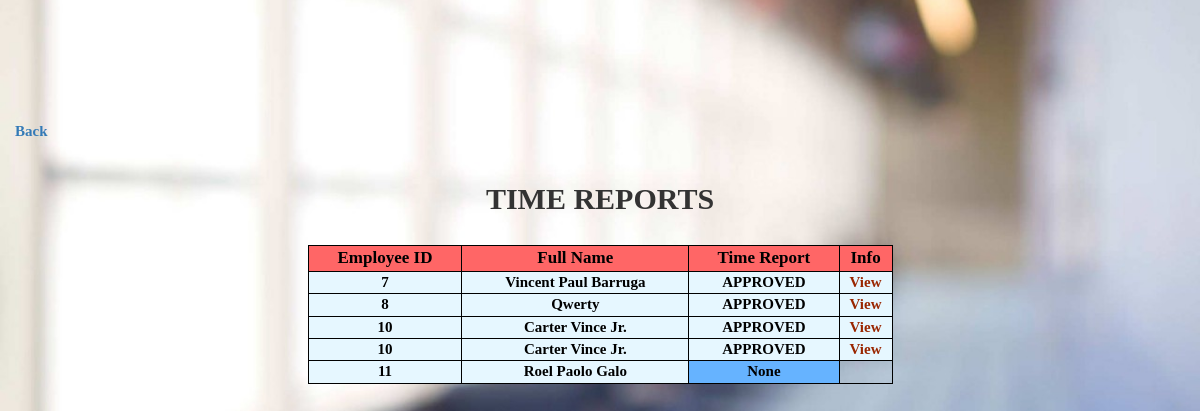
The app's page /viewEmployeesTimeReports.php?id=1 (signed in) with its own data.
### tables this page shows
CREATE TABLE `payroll` (
  `payroll_ID` int(11) NOT NULL,
  `emp_ID` int(11) NOT NULL,
  `time_report_ID` int(11) NOT NULL,
  `basic_pay` float NOT NULL,
  `hour_rate` float NOT NULL,
  `gross_pay` float NOT NULL,
  `tax` float NOT NULL,
  `pag_ibig` float NOT NULL,
  `sss` float NOT NULL,
  `philhealth` float NOT NULL,
  `total_deductions` float NOT NULL,
  `total_adjustments` float NOT NULL,
  `net_pay` float NOT NULL
);

CREATE TABLE `employee` (
  `emp_ID` int(11) NOT NULL,
  `emp_name` varchar(100) NOT NULL,
  `emp_address` varchar(100) NOT NULL,
  `emp_contact_num` varchar(11) NOT NULL,
  `emp_age` int(11) NOT NULL,
  `emp_birthday` date NOT NULL,
  `emp_email` varchar(60) NOT NULL,
  `emp_sex` varchar(7) NOT NULL,
  `father_name` varchar(100) NOT NULL,
  `father_occupation` varchar(30) NOT NULL,
  `mother_name` varchar(100) NOT NULL,
  `mother_occupation` varchar(30) NOT NULL,
  `marital_status` varchar(15) NOT NULL,
  `start_date` date NOT NULL,
  `emp_status` varchar(15) NOT NULL,
  `school_name` varchar(100) NOT NULL,
  `school_address` varchar(100) NOT NULL,
  `school_year_graduated` year(4) NOT NULL,
  `dept_ID` int(11) NOT NULL,
  `job_position_ID` int(11) NOT NULL
);

CREATE TABLE `time_report` (
  `time_report_ID` int(11) NOT NULL,
  `report_status` varchar(15) NOT NULL,
  `report_date_issued` date NOT NULL,
  `total_work_hours` int(11) NOT NULL,
  `emp_ID` int(11) NOT NULL,
  `disapproval_reason` varchar(100) DEFAULT NULL
);

### viewEmployeesTimeReports.php (the view, shortened to what this page needs)
<?php
require("connector.php");
$query = "SELECT employee.emp_ID AS ID, time_report.emp_ID, emp_name, time_report.time_report_ID, report_status, payroll_ID FROM employee
			LEFT JOIN time_report ON time_report.emp_ID = employee.emp_ID
			LEFT JOIN payroll ON payroll.time_report_ID = time_report.time_report_ID";
$result = mysqli_query($conn, $query);
?>
<!DOCTYPE html>
<html>
    <link rel="stylesheet" href="https://maxcdn.bootstrapcdn.com/bootstrap/3.3.7/css/bootstrap.min.css">
 	<link rel="stylesheet" href="https://cdnjs.cloudflare.com/ajax/libs/font-awesome/4.7.0/css/font-awesome.min.css">
	 <link rel="stylesheet" type="text/css" href="view.css">
</head>
<body id="bg">
	<br>
	<br>
	<br>
	<br>
	<br>
	<br>
	<div class="container">
		<div class="row">
			<a href="home.php" style="font-size: 15px; font-family: Century; font-weight: bold; text-decoration: none;"> Back </a>
			<br>
			<br>
			<h2 style="font-family: Century; font-weight: bold; text-align: center;">TIME REPORTS</h2>
			<br>
			<table align="center">
				<tr>
					<th style="background-color: #ff6666;">Employee ID</th>
					<th style="background-color: #ff6666;">Full Name</th>
					<th style="background-color: #ff6666;">Time Report</th>
					<th style="background-color: #ff6666;">Info</th>
				</tr>
				<?php
					while($row = mysqli_fetch_assoc($result)){
						echo "<tr>";
						echo "<th style='background-color: #e6f7ff; font-size: 15px;'> {$row['ID']} </th>";
						echo "<th style='background-color: #e6f7ff; font-size: 15px;'> {$row['emp_name']} </th>";
						if($row['time_report_ID'] == NULL){
							echo "<th style='background-color: #66b3ff; font-size: 15px;'> None</th>";
						}
						else{
							echo "<th style='background-color: #e6f7ff; font-size: 15px;'> {$row['report_status']} </th>";
							echo "<th style='background-color: #e6f7ff; font-size: 15px;'> <a style='font-size: 15px; text-decoration: none; color: #992600;' href='TimeReportInfo.php?id={$row['time_report_ID']}&payrollID={$row['emp_ID']}'>View</th>";
						}
						echo "</tr>";
					}
				?>
			</table>
		</div>
	</div>
	<br>
	<br>
	<br>
	<br>
	<br>
	<br>
	<br>
</body>
</html>

### view.css (style rules this page uses)
#bg { background-image: url("hrbackground.jpg"); height: 100%; background-position: center; background-repeat: no-repeat; background-size: cover; }
table { margin: auto; width: 50%; height: 100%; background-color: none; border: 1px solid black; }
th { font-size: 17px; font-weight: bold; color: black; text-align: center; border: 1px solid black; font-family: Century; }

### records on screen
payroll: emp_ID.emp_ID "7", emp_ID.emp_name "Vincent Paul Barruga", time_report_ID.report_status "APPROVED"
payroll: emp_ID.emp_ID "8", emp_ID.emp_name "Qwerty", time_report_ID.report_status "APPROVED"
time_report: emp_ID.emp_ID "10", emp_ID.emp_name "Carter Vince Jr.", report_status "APPROVED"
payroll: emp_ID.emp_ID "10", emp_ID.emp_name "Carter Vince Jr.", time_report_ID.report_status "APPROVED"
employee: emp_ID "11", emp_name "Roel Paolo Galo", shows "None"
